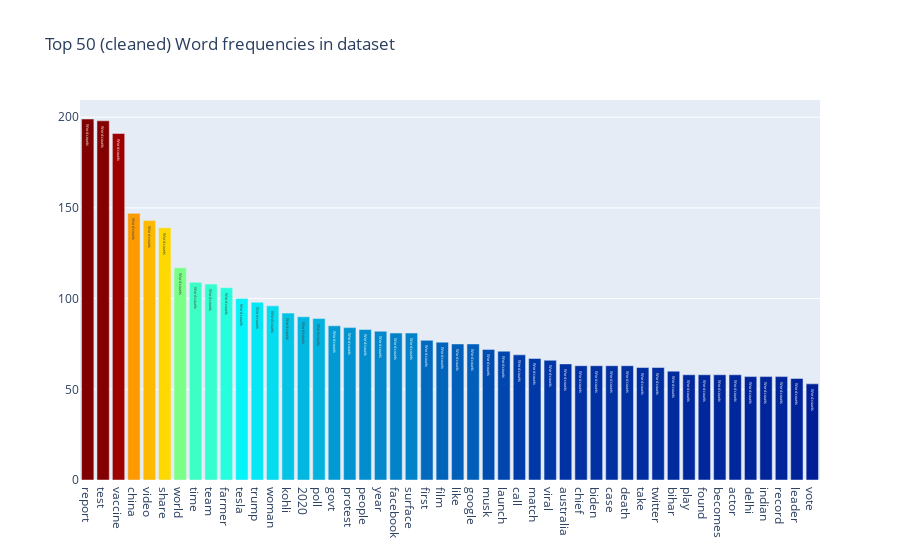

Notebook source saved alongside this figure:
### Code cell
All_words = df_clean['news_headline_word_cloud'].str.split(expand=True).unstack().value_counts()
data = [go.Bar(x = All_words.index.values[2:50],
                y = All_words.values[2:50],
                marker= dict(colorscale='Jet', color = All_words.values[2:100]),
                text='Word counts'
    )]

layout = go.Layout(
    title='Top 50 (cleaned) Word frequencies in dataset'
)

fig = go.Figure(data=data, layout=layout)

py.iplot(fig, filename='Cleaned Words')

### Figure 1 — Plotly figure (JSON) as saved in the notebook; plotly's stock layout.template omitted (floating-point values rounded to 4 significant figures)
{"data": [{"marker": {"color": [199, 198, 191, 147, 143, 139, 117, 109, 108, 106, 100, 98, 96, 92, 90, 89, 85, 84, 83, 82, 81, 81, 77, 76, 75, 75, 72, 71, 69, 67, 66, 64, 63, 63, 63, 63, 62, 62, 60, 58, 58, 58, 58, 57, 57, 57, 56, 53, 53, 53, 52, 52, 52, 52, 52, 52, 51, 51, 51, 51, 49, 49, 47, 47, 45, 44, 44, 44, 44, 44, 44, 44, 44, 43, 42, 42, 41, 41, 41, 41, 41, 41, 40, 40, 40, 40, 40, 40, 40, 39, 39, 39, 39, 39, 38, 38, 37, 37], "colorscale": [[0, "rgb(0,0,131)"], [0.2, "rgb(0,60,170)"], [0.4, "rgb(5,255,255)"], [0.6, "rgb(255,255,0)"], [0.8, "rgb(250,0,0)"], [1, "rgb(128,0,0)"]]}, "text": "Word counts", "type": "bar", "x": ["report", "test", "vaccine", "china", "video", "share", "world", "time", "team", "farmer", "tesla", "trump", "woman", "kohli", "2020", "poll", "govt", "protest", "people", "year", "facebook", "surface", "first", "film", "like", "google", "musk", "launch", "call", "match", "viral", "australia", "chief", "biden", "case", "death", "take", "twitter", "bihar", "play", "found", "becomes", "actor", "delhi", "indian", "record", "leader", "vote"], "y": [199, 198, 191, 147, 143, 139, 117, 109, 108, 106, 100, 98, 96, 92, 90, 89, 85, 84, 83, 82, 81, 81, 77, 76, 75, 75, 72, 71, 69, 67, 66, 64, 63, 63, 63, 63, 62, 62, 60, 58, 58, 58, 58, 57, 57, 57, 56, 53]}], "layout": {"title": {"text": "Top 50 (cleaned) Word frequencies in dataset"}}}
